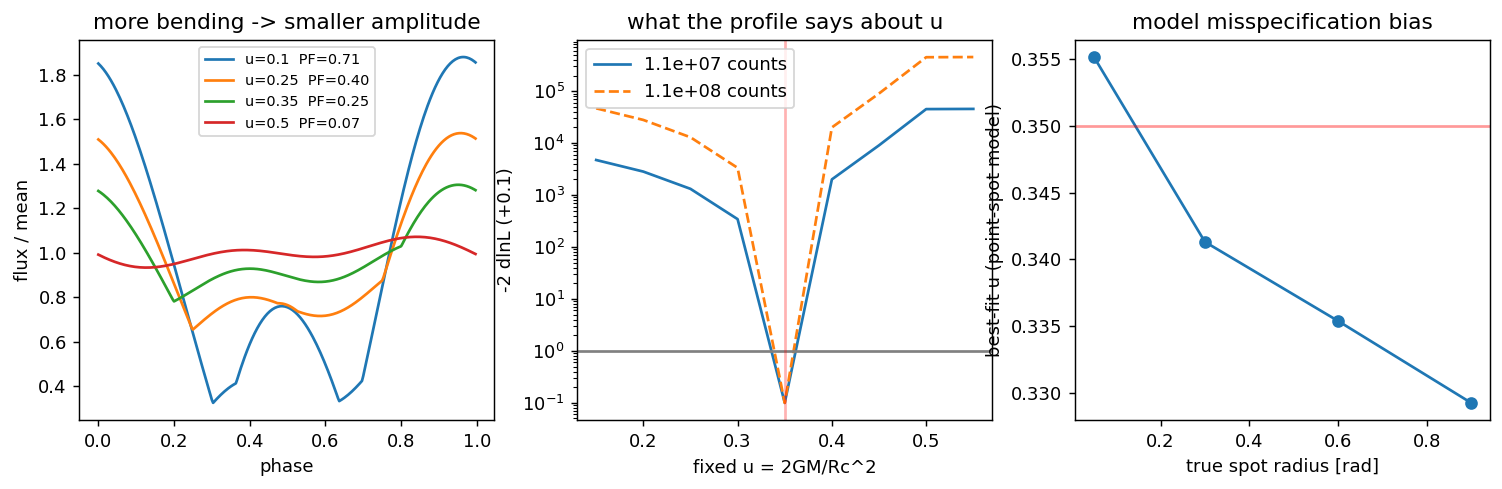

Python code for this plot:
# %% [markdown]
# # Example 08: how compactness shapes a pulse profile (toy model), and how a wrong spot model biases it
# %%
import numpy as np
from _common import plt, savefig
from nicerkit import ppm

if __name__ == "__main__":
    ph = np.linspace(0, 1, 300, endpoint=False)
    fig, ax = plt.subplots(1, 3, figsize=(14, 3.8))
    for u in (0.1, 0.25, 0.35, 0.5):
        f = ppm.two_spot_profile(ph, u, np.radians(55), np.radians(55), nu=205.0)
        ax[0].plot(ph, f / f.mean(), label=f"u={u}  PF={ppm.pulsed_fraction_amp(f):.2f}")
    ax[0].legend(fontsize=8); ax[0].set(xlabel="phase", ylabel="flux / mean", title="more bending -> smaller amplitude")
    nu, nb = 205.0, 32; phb = (np.arange(nb) + 0.5) / nb
    truth = np.array([0.35, np.cos(np.radians(55)), np.radians(55), np.log10(2e5), np.log10(2e5)])
    ug = np.linspace(0.15, 0.55, 9)
    for N, ls in ((1.0, "-"), (10.0, "--")):
        t = truth.copy(); t[3:] += np.log10(N)
        c = np.random.default_rng(1).poisson(ppm.model_counts(t, phb, nu)).astype(float)
        d2 = ppm.profile_likelihood_u(c, nu, ug, n_starts=12)
        ax[1].semilogy(ug, d2 + 1e-1, ls, label=f"{c.sum():.1e} counts")
    ax[1].axhline(1, color="gray"); ax[1].axvline(0.35, color="r", alpha=.3); ax[1].legend()
    ax[1].set(xlabel="fixed u = 2GM/Rc^2", ylabel="-2 dlnL (+0.1)", title="what the profile says about u")
    rng = np.random.default_rng(2); zetas = [0.05, 0.3, 0.6, 0.9]; fits = []
    for z in zetas:
        pr = ppm.two_cap_profile(phb, 0.35, np.radians(55), np.radians(55), z, nu)
        c = rng.poisson(5e5 * pr / pr.sum() + 5e5 / nb).astype(float)
        fits.append(ppm.fit_profile(c, nu, n_starts=30)[1][0])
    ax[2].plot(zetas, fits, "o-"); ax[2].axhline(0.35, color="r", alpha=.4)
    ax[2].set(xlabel="true spot radius [rad]", ylabel="best-fit u (point-spot model)", title="model misspecification bias")
    savefig(fig, "ex08_toy_ppm.png"); print("fitted u vs spot radius:", dict(zip(zetas, np.round(fits, 3))))
